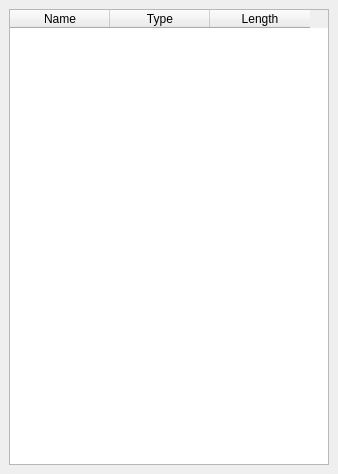
<?xml version="1.0" encoding="UTF-8"?>
<ui version="4.0">
 <class>ostData</class>
 <widget class="QDockWidget" name="ostData">
  <property name="geometry">
   <rect>
    <x>0</x>
    <y>0</y>
    <width>338</width>
    <height>474</height>
   </rect>
  </property>
  <property name="windowTitle">
   <string>Story Variables</string>
  </property>
  <widget class="QWidget" name="dockWidgetContents">
   <layout class="QGridLayout" name="gridLayout_2">
    <item row="0" column="0">
     <widget class="QTableWidget" name="tableWidget">
      <column>
       <property name="text">
        <string>Name</string>
       </property>
      </column>
      <column>
       <property name="text">
        <string>Type</string>
       </property>
      </column>
      <column>
       <property name="text">
        <string>Length</string>
       </property>
      </column>
     </widget>
    </item>
   </layout>
  </widget>
 </widget>
 <resources>
  <include location="ost-editor.qrc"/>
 </resources>
 <connections/>
</ui>
